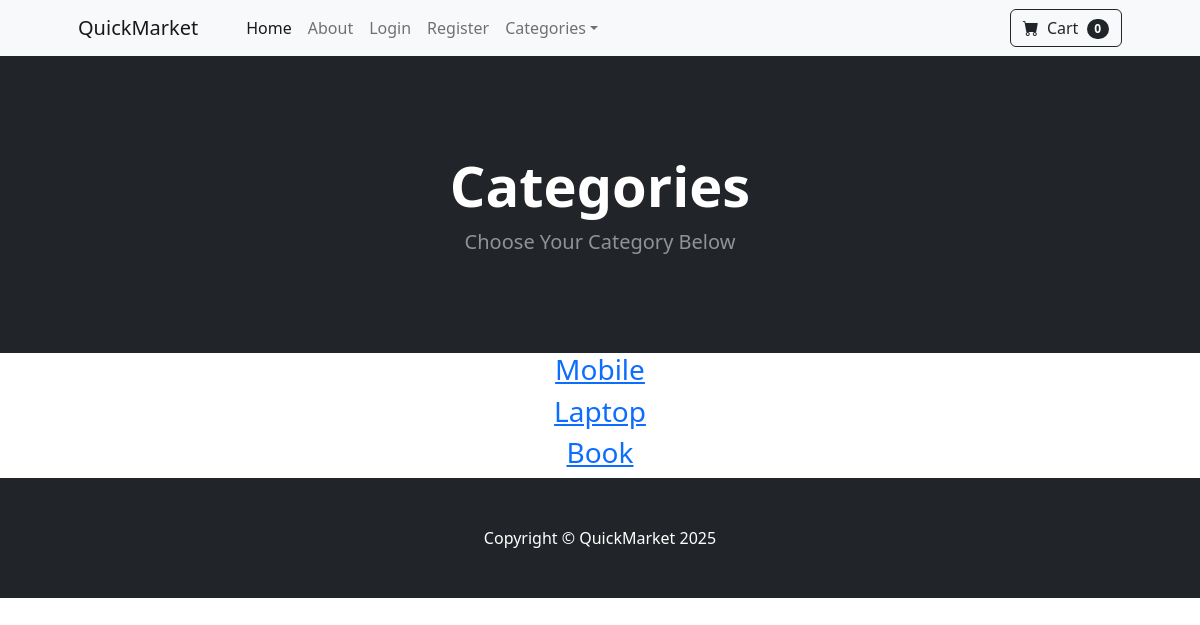
The app's page /category_summary/ with its own data.
### store/models.py (models this page shows)
class Category(models.Model):
    name = models.CharField(max_length=50)
    def __str__(self):
        return self.name
    class Meta:
        verbose_name_plural = 'Categories'

### store/views.py (the view)
# urls.py: path('category_summary/', views.category_summary, name='category_summary')
def category_summary(request):
    categories = Category.objects.all()
    return render(request, 'category_summary.html', {'categories': categories})

### cart/cart.py (called while the page is built)
    def __len__(self):
        return len(self.cart)

### cart/context_processors.py (called while the page is built)
def cart(request):
    return {'cart': Cart(request)}

### store/templates/category_summary.html
{% extends "base.html" %}
{% block content %}
<header class="bg-dark py-5">
    <div class="container px-4 px-lg-5 my-5">
        <div class="text-center text-white">
            <h1 class="display-4 fw-bolder">Categories</h1>
            <p class="lead fw-normal text-white-50 mb-0">Choose Your Category Below</p>
        </div>
    </div>
</header>
<div class="container">
    <div class="row">
        <center>
            <div class="col-8">
                {%for category in categories%}
                    <h3><a href="{% url 'category' category %}">{{category}}</a></h3>
                {% endfor %}
            </div>
        </center>
    </div>
</div>
{% endblock content %}

### records on screen
Category: name "Mobile"
Category: name "Laptop"
Category: name "Book"

### other values on screen
{{ cart|length }} "0"
